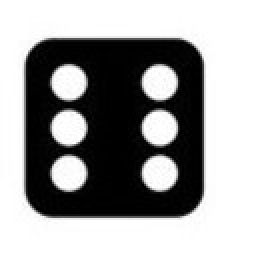
#> input picture 6/6_3.jpg, 128 x 128 px, given in place of the camera (shown 2 times larger)
$ python ShapeCropping.py
#> lines starting #> are read from the running program, lines starting #| are printed output that depends on the picture; after the words box and inside, x2 and y2 are one past the last pixel; in counts of white or black regions, pixels touching at a corner belong together
#> further down, frame is the input picture: shape (128, 128, 3); min 0, max 255, mean 157.5
import cv2
import numpy as np
import keyboard
import os

nameWindow="Calculadora"
def nothing(x):
    pass
def constructorVentana():
    cv2.namedWindow(nameWindow)
    cv2.createTrackbar("min",nameWindow,0,255,nothing)
    cv2.createTrackbar("max", nameWindow, 100, 255, nothing)
    cv2.createTrackbar("kernel", nameWindow, 5, 100, nothing)
    cv2.createTrackbar("areaMin", nameWindow, 2000, 10000, nothing)

def calcularAreas(figuras):
    areas=[]
    for figuraActual in figuras:
        areas.append(cv2.contourArea(figuraActual))
    return areas

def capturarRecortes(imagenOriginal):
    imagenGris=cv2.cvtColor(imagenOriginal,cv2.COLOR_BGR2GRAY)
    min = cv2.getTrackbarPos("min", nameWindow)
    max = cv2.getTrackbarPos("max", nameWindow)
    bordes = cv2.Canny(imagenGris, min, max)
    tamañoKernel = cv2.getTrackbarPos("kernel", nameWindow)
    kernel = np.ones((tamañoKernel, tamañoKernel), np.uint8)
    bordes = cv2.dilate(bordes, kernel)
    figuras, jerarquia = cv2.findContours(bordes, cv2.RETR_TREE, cv2.CHAIN_APPROX_SIMPLE)
    areas = calcularAreas(figuras)
    i = 0
    areaMin = cv2.getTrackbarPos("areaMin", nameWindow)
    c=0
    filelist = [ f for f in os.listdir("capturas") if f.endswith(".png") ]
    for f in filelist:
        os.remove(os.path.join("capturas", f))

    for figuraActual in figuras:
        if areas[i] >= areaMin:
            # Coordenadas vértices
            vertices = cv2.approxPolyDP(figuraActual, 0.05 * cv2.arcLength(figuraActual, True), True)
            if len(vertices) == 4:

                # Recorte de imagen

                contour_image = np.zeros_like(imagenOriginal)

                cv2.drawContours(contour_image, [figuraActual], -1, (255, 255, 255), cv2.FILLED) # Contorno en blanco

                x, y, w, h = cv2.boundingRect(figuraActual)
                cropp = imagenOriginal[y:y+h, x:x+w]

                cropp= cv2.resize(cropp,[128,128], interpolation= cv2.INTER_AREA)


                cv2.imwrite(f"capturas/contorno_{i}.png", cropp)
        i = i + 1

def detectarFigura(imagenOriginal):
    imagenGris=cv2.cvtColor(imagenOriginal,cv2.COLOR_BGR2GRAY)
    cv2.imshow("Gris", imagenGris)
    min = cv2.getTrackbarPos("min", nameWindow)
    max = cv2.getTrackbarPos("max", nameWindow)
    bordes = cv2.Canny(imagenGris, min, max)
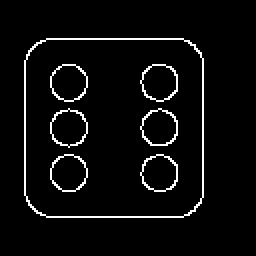
#> bordes: shape (128, 128) (shown 2 times larger); 4.5% white in thin lines or dots, all inside (x1, y1, x2, y2) = (12, 19, 102, 109)
    tamañoKernel = cv2.getTrackbarPos("kernel", nameWindow)
    kernel = np.ones((tamañoKernel, tamañoKernel), np.uint8)
    bordes = cv2.dilate(bordes, kernel)
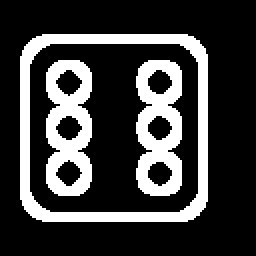
#> bordes: shape (128, 128) (shown 2 times larger); 23.6% white; 3 white regions
    figuras, jerarquia = cv2.findContours(bordes, cv2.RETR_TREE, cv2.CHAIN_APPROX_SIMPLE)
#> figuras = 10 contours; largest, box (x1, y1, x2, y2) and area: (10, 17, 104, 111) 8498, (14, 21, 100, 107) 7050, (23, 30, 46, 98) 1276, (68, 30, 91, 98) 1267, (27, 34, 42, 49) 122; jerarquia = [[-1, -1, 1, -1], [-1, -1, 2, 0], [6, -1, 3, 1], [4, -1, -1, 2], [5, 3, -1, 2], [-1, 4, -1, 2], [-1, 2, 7, 1], [8, -1, -1, 6], [9, 7, -1, 6], [-1, 8, -1, 6]]
    areas = calcularAreas(figuras)
#> the loop in calcularAreas, `for figuraActual in figuras:` made 10 passes
#> after the loop in calcularAreas, `for figuraActual in figuras:`: areas = [8498, 7050, 1267, 118.5, 115, 119.5, 1276, 119, 121, 121.5]
    i = 0
    areaMin = cv2.getTrackbarPos("areaMin", nameWindow)
#> areaMin = 2000
    c=0
    for figuraActual in figuras:
        if areas[i] >= areaMin:
            # Coordenadas vértices
            vertices = cv2.approxPolyDP(figuraActual, 0.05 * cv2.arcLength(figuraActual, True), True)
            if len(vertices) >= 4:
                mensaje = "Dado"
                cv2.drawContours(imagenOriginal, [figuraActual], 0, (0, 0, 255), 2)
                M=cv2.moments(figuraActual)
                if M['m00']!=0:
                    cx= int(M['m10']/M['m00'])
                    cy= int(M['m01']/M['m00'])
                    cv2.putText(imagenOriginal, mensaje, org=(cx,cy),fontFace= cv2.FONT_HERSHEY_SIMPLEX, fontScale=1, color=(255,0,0),thickness=2, lineType=cv2.LINE_AA)

        i = i + 1
#> this loop made 10 passes
#> (vertices, mensaje, cx, cy) on passes 1 to 2: ([[16, 19], [12, 104], [99, 107], [99, 20]], 'Dado', 56, 63), ([[21, 23], [95, 25], [94, 103], [16, 99]], 'Dado', 56, 63)
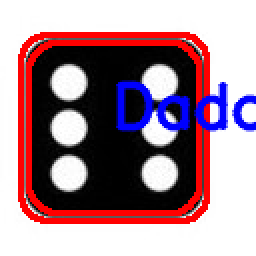
#> imagenOriginal: shape (128, 128, 3) (shown 2 times larger); 17.8% of pixels changed, all inside (x1, y1, x2, y2) = (9, 16, 128, 112)
#> after the loop, i = 10

video=cv2.VideoCapture(0)
constructorVentana()
while True:
    _,frame=video.read()
    if keyboard.is_pressed("p"):
        pressed=True
        print ("Captura")
        capturarRecortes(frame)
        while pressed:
            if not keyboard.is_pressed("p") :
                pressed =False
    detectarFigura(frame)
    cv2.imshow("Imagen",frame)


    k=cv2.waitKey(5) & 0xFF
#> (key Esc is pressed here)
    if k==27:
        break
video.release()
cv2.destroyAllWindows()

$ run again, on 6/6_10.png
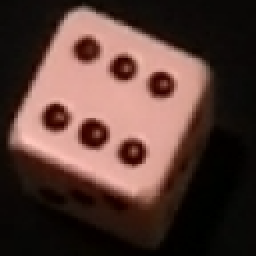
#> input picture 6/6_10.png, 128 x 128 px, given in place of the camera (shown 2 times larger)
#> frame is the input picture: shape (128, 128, 3); mean B, G, R 54.1, 60.8, 86.9
#> in detectarFigura, `bordes = cv2.dilate(bordes, kernel)`:
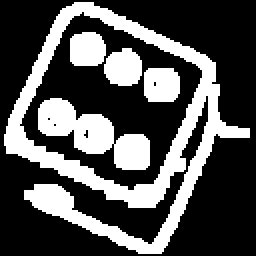
#> bordes: shape (128, 128) (shown 2 times larger); 31.9% white; 5 white regions
#> figuras = 10 contours, 4 with area under 20; largest, box (x1, y1, x2, y2) and area: (2, 1, 125, 127) 8082, (9, 5, 102, 96) 5100, (19, 49, 75, 85) 870, (52, 24, 71, 43) 257, (72, 34, 90, 51) 254, (35, 16, 53, 33) 243; jerarquia = [[-1, -1, 1, -1], [-1, -1, 2, 0], [6, -1, 3, 1], [4, -1, -1, 2], [5, 3, -1, 2], [-1, 4, -1, 2], [8, 2, 7, 1], [-1, -1, -1, 6], [9, 6, -1, 1], [-1, 8, -1, 1]]
#> the loop in calcularAreas, `for figuraActual in figuras:` made 10 passes
#> figuraActual on passes 5 to 6: [[26, 62], [27, 61], [28, 62], [27, 63]], [[23, 59], [24, 58], [25, 59], [24, 60]]
#> after the loop in calcularAreas, `for figuraActual in figuras:`: areas = [8082.5, 5100, 869.5, 9, 2, 2, 253.5, 4, 257, 243]
#> areaMin = 2000
#> the loop in detectarFigura, `for figuraActual in figuras:` made 10 passes
#> (vertices, mensaje, cx, cy) on pass 2: ([[41, 5], [101, 35], [76, 92], [9, 62]], 'Dado', 55, 50)
#> after the loop in detectarFigura, `for figuraActual in figuras:`:
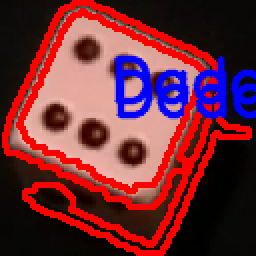
#> imagenOriginal: shape (128, 128, 3) (shown 2 times larger); mean B, G, R 56, 43.2, 110.9
#> after the loop in detectarFigura, `for figuraActual in figuras:`: i = 10
